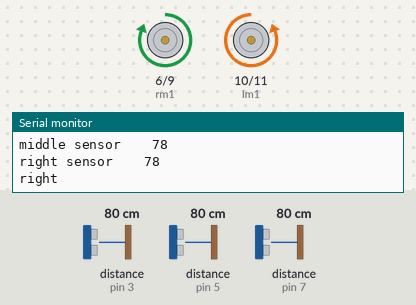
The sketch below on a simulated Arduino Uno, built with avr-gcc and run on an emulated ATmega328P. Parts: motor-driver pin pairs drawn as motors (green arrow = first pin HIGH = forward, orange = second pin HIGH = backward, longer = more drive), the last lines printed to the serial monitor. Wiring (inferred from the names in the program): 3 × ultrasonic range finder: trigger pin 2, echo pin 3 / trigger pin 4, echo pin 5 / trigger pin 8, echo pin 7. The inputs (shaded band) are chosen by the test bench; at power-on: distance to the obstacle (sensors on pin 7, pin 5, pin 3) 80 cm. The echo pulse lasts 58.3 µs per cm.

Above: at 3.8 s.
3.9 s: distance to the obstacle (sensor on pin 7) set to 18 cm
7.8 s: distance to the obstacle (sensor on pin 7) set to 15 cm
At 8.4 s:
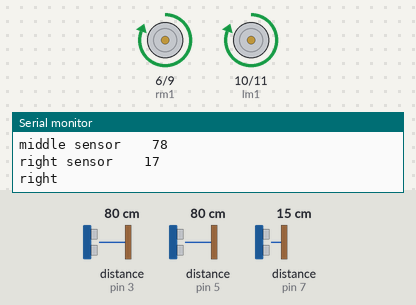
11.9 s: distance to the obstacle (sensor on pin 5) set to 18 cm
19.7 s: distance to the obstacle (sensor on pin 5) set to 14 cm
At 21.5 s:
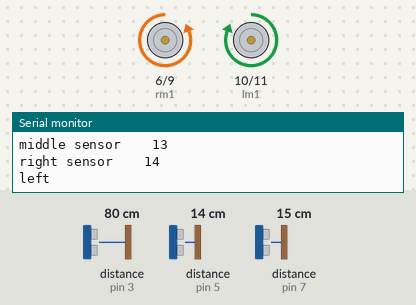
27.5 s: distance to the obstacle (sensor on pin 5) set to 35 cm
At 28.5 s:
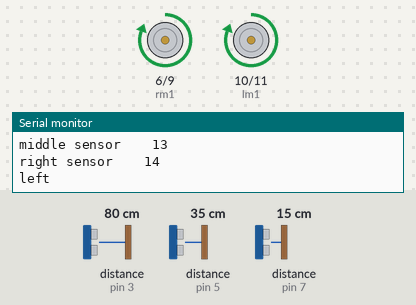
31.4 s: distance to the obstacle (sensor on pin 5) set to 2 cm
At 32.9 s:
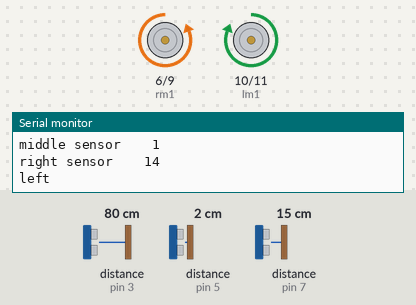
Timing chart, 0 to 40.2 s (numbered marks = the images above; inputs shaded):
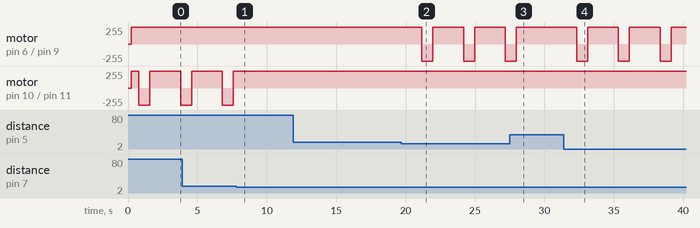

Measured:
- the behaviour switches between 17 and 16 cm on distance to the obstacle (sensor on pin 7) (found by bisection; images 0 and 1)
- the behaviour switches between 17 and 16 cm on distance to the obstacle (sensor on pin 5) (found by bisection; images 1 and 2)
- after the input at 7.8 s, motor on pin 10 (lm1) / pin 11 (lm2): stays forward 255/255 (without the input it goes to backward 255/255 after 2.0 s)
- after the input at 19.7 s, motor on pin 6 (rm1) / pin 9 (rm2): alternates forward 255/255 for 2.2 s and backward 255/255 for 0.80 s, starting after 1.5 s
- after the input at 27.5 s, motor on pin 6 (rm1) / pin 9 (rm2): goes on until 28.0 s, then stays forward 255/255
- after the input at 31.4 s, motor on pin 6 (rm1) / pin 9 (rm2): alternates forward 255/255 for 2.2 s and backward 255/255 for 0.80 s, starting after 0.92 s

The sketch:

wall.ino
```cpp
//wall following logic.... may have bugs....
//right hand rule based if first turn is right or left hand rule based if first turn is left
int trig1 = 2;
int echo1= 3;
int trig2 = 4;
int echo2 = 5;
int trig3 = 8;
int echo3 = 7;
int dur1, dist1;
int dur2, dist2;
int dur3, dist3;
int tdelay = 800;
int i = 0;
int fdelay = 1450;
int crit = 15;
//int critm= 15;
int lm1 = 10;
int lm2 = 11;
int rm1 = 6;
int rm2 = 9;
char directions[30];
void printing(char prtdirection[])
{
  for (i = 0; prtdirection[i] != 'E'; i++)
  {
    Serial.print(prtdirection[i]);
  }
  delay(2000);
}
void ultrasonic1()
{

  digitalWrite(trig1, 0);
  delayMicroseconds(2);
  digitalWrite(trig1, 1);
  delayMicroseconds(10);
  digitalWrite(trig1, 0);
  dur1= pulseIn(echo1, 1);
  dist1 = (dur1 * (0.034 / 2));
}
void ultrasonic2()
{

  digitalWrite(trig2, 0);
  delayMicroseconds(2);
  digitalWrite(trig2, 1);
  delayMicroseconds(10);
  digitalWrite(trig2, 0);
  dur2 = pulseIn(echo2, 1);
  dist2 = (dur2 * (0.034 / 2));
}
void ultrasonic3()
{

  digitalWrite(trig3, 0);
  delayMicroseconds(2);
  digitalWrite(trig3, 1);
  delayMicroseconds(10);
  digitalWrite(trig3, 0);
  dur3 = pulseIn(echo3, 1);
  dist3 = (dur3 * (0.034 / 2));
}


void left()
{
  digitalWrite(lm1, HIGH);
  digitalWrite(lm2, LOW );
  digitalWrite(rm1, LOW);
  digitalWrite(rm2, HIGH);
}
void smallright()
{
  analogWrite(lm1, 127);
  digitalWrite(lm2, LOW );
  digitalWrite(rm1, LOW);
  digitalWrite(rm2, LOW);
}

void right()
{
  digitalWrite(lm1, LOW);
  digitalWrite(lm2, HIGH );
  digitalWrite(rm1, HIGH);
  digitalWrite(rm2, LOW);
}
void smallleft()
{
  digitalWrite(lm1, LOW);
  digitalWrite(lm2, LOW );
  analogWrite(rm1, 127);
  digitalWrite(rm2, LOW);
}

void front()
{
  digitalWrite(lm1, HIGH);
  digitalWrite(lm2, LOW );
  digitalWrite(rm1, HIGH);
  digitalWrite(rm2, LOW);
}

void back()
{
  digitalWrite(lm1, LOW);
  digitalWrite(lm2, HIGH);
  digitalWrite(rm1, LOW);
  digitalWrite(rm2, HIGH);
}
void Stop()
{
  digitalWrite(lm1, LOW);
  digitalWrite(lm2, LOW);
  digitalWrite(rm1, LOW);
  digitalWrite(rm2, LOW);
}
void readsens()
{
  ultrasonic1();
  Serial.print("left sensor    ");
  Serial.println(dist1);
  ultrasonic2();
  Serial.print("middle sensor    ");
  Serial.println(dist2);
  ultrasonic3();
  Serial.print("right sensor    ");
  Serial.println(dist3);
 // Serial.println("");
  delay(200);
}

void setup()
{
  Serial.begin(9600);
  pinMode(trig1, OUTPUT);
  pinMode(echo1, INPUT);
  pinMode(trig2, OUTPUT);
  pinMode(echo2, INPUT);
  pinMode(trig3, OUTPUT);
  pinMode(echo3, INPUT);
  pinMode(6, OUTPUT);
  pinMode(9, OUTPUT);
  pinMode(10, OUTPUT);
  pinMode(11, OUTPUT);
}

void loop()
{
readsens();
//if(dist2>crit && dist1>crit && dist3>crit) //end
//{
//  Stop();
//  Serial.print("stop");
//}
if(dist3<crit)
{
  if(dist2>crit)
  {front();
  delay(500);
   Serial.println("front");}
  else
  {
    Serial.println("left");
    front();
    delay(550);
    left();
    delay(tdelay);
    front();
    delay(fdelay);
    }
}
else if(dist3>crit) //ie break in wall and not dead end
{
  Serial.println("right");
  front();
    delay(550);
    right();
    delay(tdelay);
    front();
    delay(fdelay);
}
}
```
